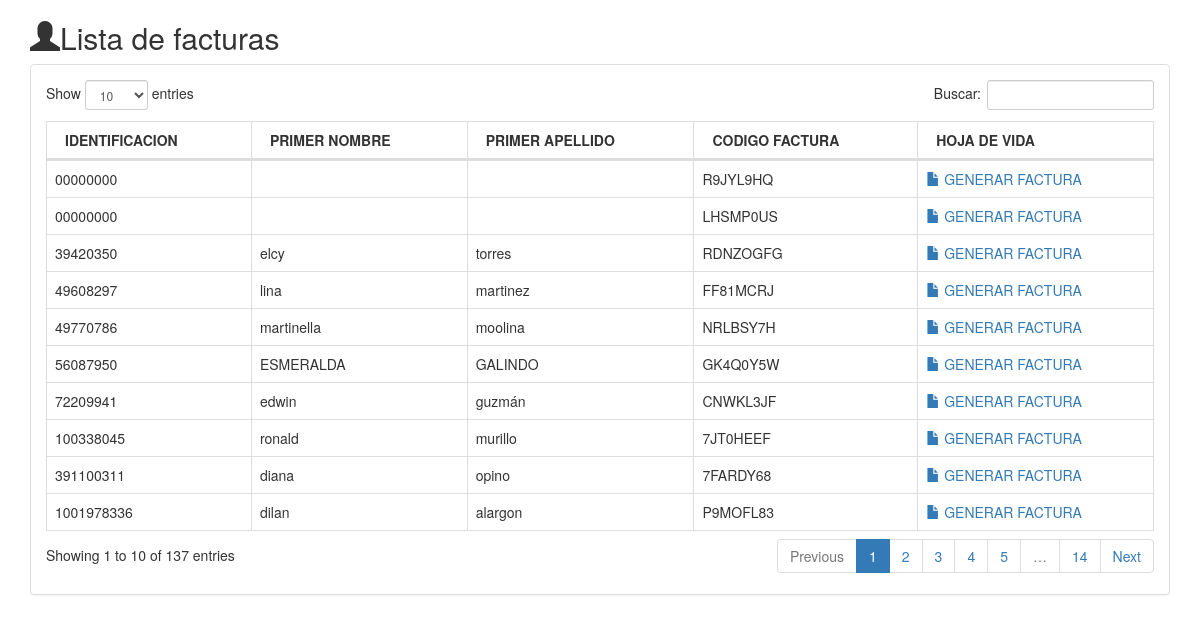
The page /InformeGimnasio/index.php on the database its author committed.
### tables this page shows
CREATE TABLE `facturas` (
  `Identificacion` varchar(12) NOT NULL,
  `PrimerNombre` varchar(30) NOT NULL,
  `PrimerApellido` varchar(30) NOT NULL,
  `SegundoApellido` varchar(30) NOT NULL,
  `FechaNacimiento` varchar(30) NOT NULL,
  `Sexo` varchar(2) NOT NULL,
  `Celular` varchar(10) NOT NULL,
  `Correo` varchar(50) NOT NULL,
  `TipoIdentificacion` varchar(30) NOT NULL,
  `Direccion` varchar(255) NOT NULL,
  `FechaRegistro` timestamp NOT NULL DEFAULT current_timestamp() ON UPDATE current_timestamp(),
  `TipoSuscripcion` varchar(30) NOT NULL,
  `SubTotal` varchar(30) NOT NULL,
  `Cantidad` varchar(30) NOT NULL,
  `Total` varchar(30) NOT NULL,
  `FechaFin` date NOT NULL,
  `CodigoFactura` char(8) DEFAULT NULL
);

### InformeGimnasio/class/ConexionNomina.php (called while the page is built, shortened)
<?php
Class ConexionNomina {
   public function conectar(){
      $mysqli = new mysqli('localhost','root','','bdfitnessclubgym');
      $mysqli->set_charset('utf8');
      return $mysqli;
   }
}

### InformeGimnasio/class/Docente.php (called while the page is built, shortened)
<?php
require_once 'ConexionNomina.php';
class Docente extends ConexionNomina {
    public $mysqli;
    public function __construct() {
        $this->mysqli = parent::conectar();
    }
    public function Docentes(){
        $resultado = $this->mysqli->query("SELECT * FROM facturas");
        while( $fila = $resultado->fetch_assoc() ){
            $data[] = $fila;
        }
        if (isset($data)) {
            return $data;
        }
    }
}

### InformeGimnasio/index.php (the view)
<?php
require("class/Docente.php");
include "header.php";
$objdocente = new Docente();
$Docentes = $objdocente->Docentes();
if(sizeof($Docentes) > 0){
	?>
	<table id="clinica" class="display table table-bordered table-stripe" cellspacing="0" width="100%">
		<thead>
			<tr>
				<th>IDENTIFICACION</th>
				<th>PRIMER NOMBRE</th>
				<th>PRIMER APELLIDO</th>
				<th>CODIGO FACTURA</th>
				<th>HOJA DE VIDA</th>
			</tr>
		</thead>
		<tbody>
			<?php
			foreach ($Docentes as $row){
				?>
				<tr>
					<td><?php echo $row['Identificacion']; ?></td>
					<td><?php echo $row['PrimerNombre']; ?></td>
					<td><?php echo $row['PrimerApellido']; ?></td>
					<td><?php echo $row['CodigoFactura']; ?></td>
					<td>
						<a href="HojaVida.php?id=<?php echo $row['CodigoFactura'] ?>"><span class="glyphicon glyphicon-file" aria-hidden="true"></span> GENERAR FACTURA</a>
					</td>
				</tr>
				<?php
			}
			?>
		</tbody>
	</table>
	<?php
}else{
	echo "No hay resultados...";
}
include "footer.php";

### rows shown on the page
facturas: Identificacion "56087950", PrimerNombre "ESMERALDA", PrimerApellido "GALINDO", CodigoFactura "GK4Q0Y5W"
facturas: Identificacion "391100311", PrimerNombre "diana", PrimerApellido "opino", CodigoFactura "7FARDY68"
facturas: Identificacion "1001978336", PrimerNombre "dilan", PrimerApellido "alargon", CodigoFactura "P9MOFL83"
facturas: Identificacion "72209941", PrimerNombre "edwin", PrimerApellido "guzmán", CodigoFactura "CNWKL3JF"
facturas: Identificacion "49608297", PrimerNombre "lina", PrimerApellido "martinez", CodigoFactura "FF81MCRJ"
facturas: Identificacion "00000000", CodigoFactura "R9JYL9HQ"
facturas: Identificacion "100338045", PrimerNombre "ronald", PrimerApellido "murillo", CodigoFactura "7JT0HEEF"
facturas: Identificacion "00000000", CodigoFactura "LHSMP0US"
facturas: Identificacion "49770786", PrimerNombre "martinella", PrimerApellido "moolina", CodigoFactura "NRLBSY7H"
facturas: Identificacion "39420350", PrimerNombre "elcy", PrimerApellido "torres", CodigoFactura "RDNZOGFG"
